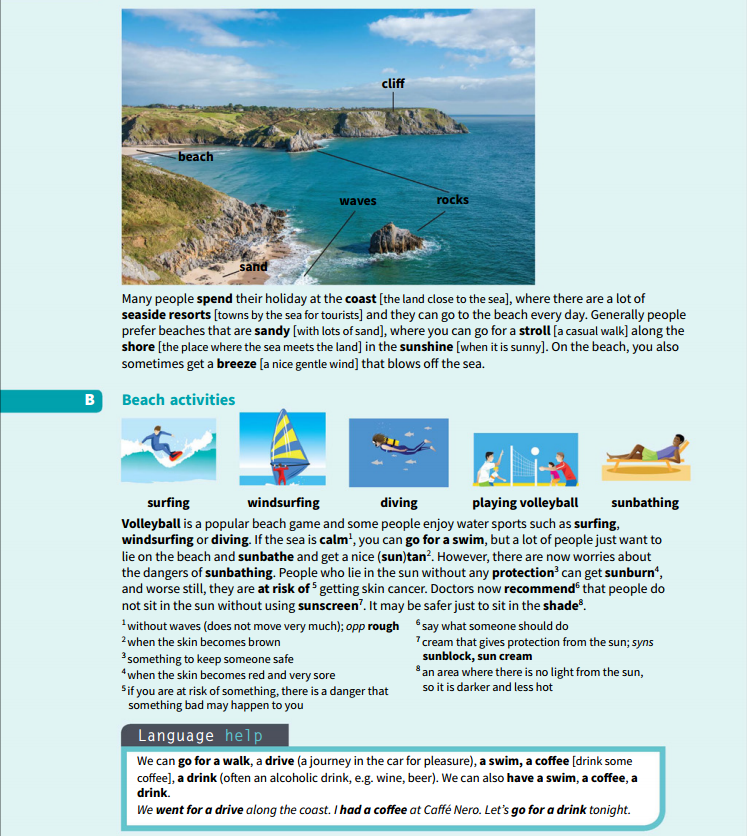
#> input picture b1-beach-vocab/images/page1.png, 747 x 836 px, found by its file name
$ python crop_coast.py
#> lines starting #> are read from the running program, lines starting #| are printed output that depends on the picture
from PIL import Image

def crop_coast():
    img = Image.open('inputs/b1-beach-vocab/images/page1.png')
#> img is the input picture: PIL image 747x836 RGBA; mean R, G, B, A 185.6, 210.8, 213.6, 255
    # Coastline image with labels
    crop = img.crop((165, 10, 715, 340))
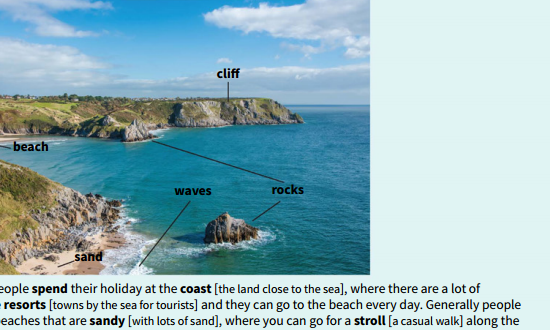
#> crop: PIL image 550x330 RGBA; mean R, G, B, A 147.9, 183, 191.2, 255
    crop.save('inputs/b1-beach-vocab/images/coast_diagram.png')
    print("Saved coast_diagram.png")

    # Also crop the "Beach activities" icons if possible
    # They are in a row: surfing, windsurfing, diving, volleyball, sunbathing
    y_top = 490
    y_bottom = 600

    activities = [
        (165, y_top, 290, y_bottom),
        (315, y_top, 440, y_bottom),
        (465, y_top, 595, y_bottom),
        (630, y_top, 780, y_bottom), # Volleyball
        (800, y_top, 940, y_bottom)  # Sunbathing
    ]
    # Wait, the width is only 747. My coordinates are too high.
    # Let's re-calculate for 747 width.
    # icons are roughly 1/5 of the width each.

    x_starts = [165, 320, 465, 630, 800] # These were guessed for larger image.

    # Actually, the image width is 747.
    # Activity row spans most of the width below part A.
    # surfing: ~165 to ~280? No, let's look at the uploaded image.
    # Surfing is 1st.

if __name__ == "__main__":
    crop_coast()

$ run again, with b1-beach-vocab/images/act_volleyball.png copied over b1-beach-vocab/images/page1.png
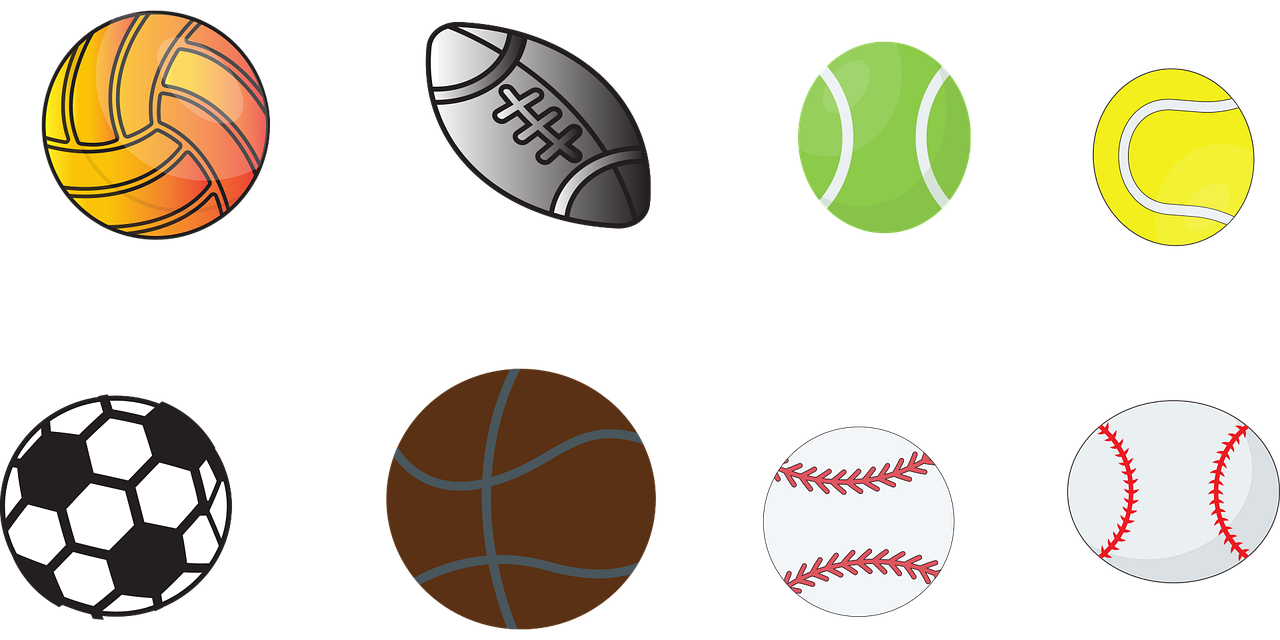
#> input picture b1-beach-vocab/images/act_volleyball.png, 1280 x 640 px, found by its file name
#> in crop_coast, img is the input picture: PIL image 1280x640 RGBA; mean R, G, B, A 55.7, 50.9, 37.2, 79.7
#> in crop_coast, `crop = img.crop((165, 10, 715, 340))`:
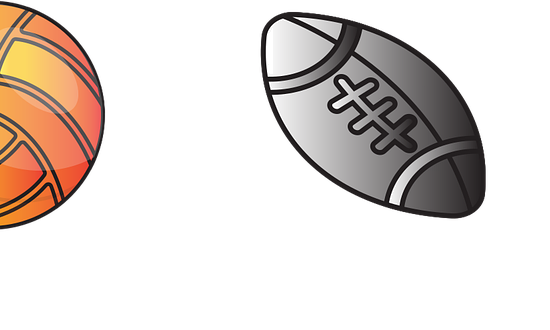
#> crop: PIL image 550x330 RGBA; mean R, G, B, A 41.3, 33.3, 28.9, 70.8; transparent parts drawn white

$ run again, with b1-beach-vocab/images/act_windsurfing_raw.png copied over b1-beach-vocab/images/page1.png
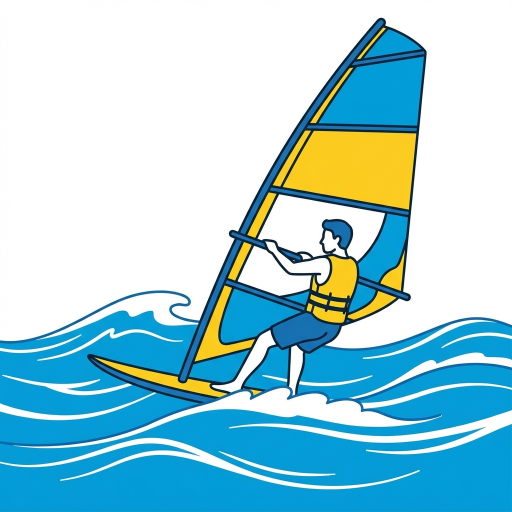
#> input picture b1-beach-vocab/images/act_windsurfing_raw.png, 1024 x 1024 px, found by its file name (shown at 1/2 size)
#> in crop_coast, img is the input picture: PIL image 1024x1024 RGB; mean R, G, B 160.5, 207.7, 219.1
#> in crop_coast, `crop = img.crop((165, 10, 715, 340))`:
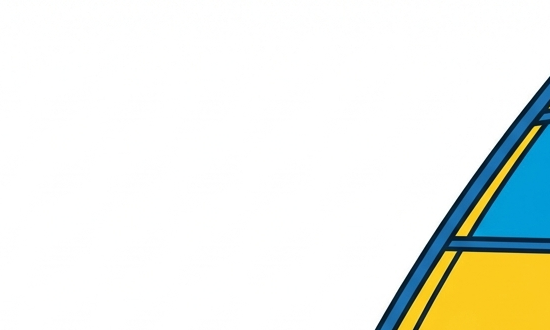
#> crop: PIL image 550x330 RGB; mean R, G, B 237.1, 240.5, 233.7
